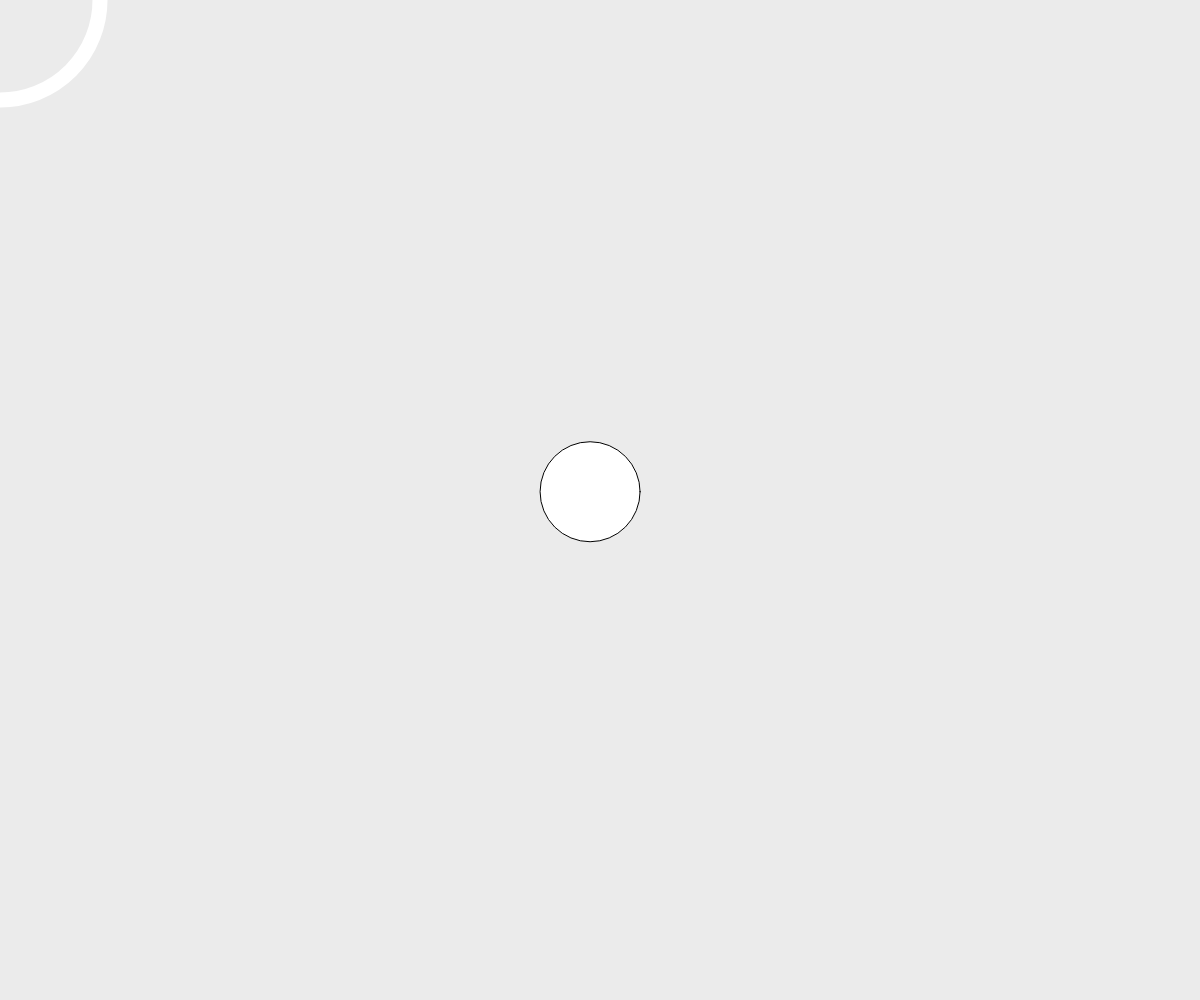
Frame 1 (no input)
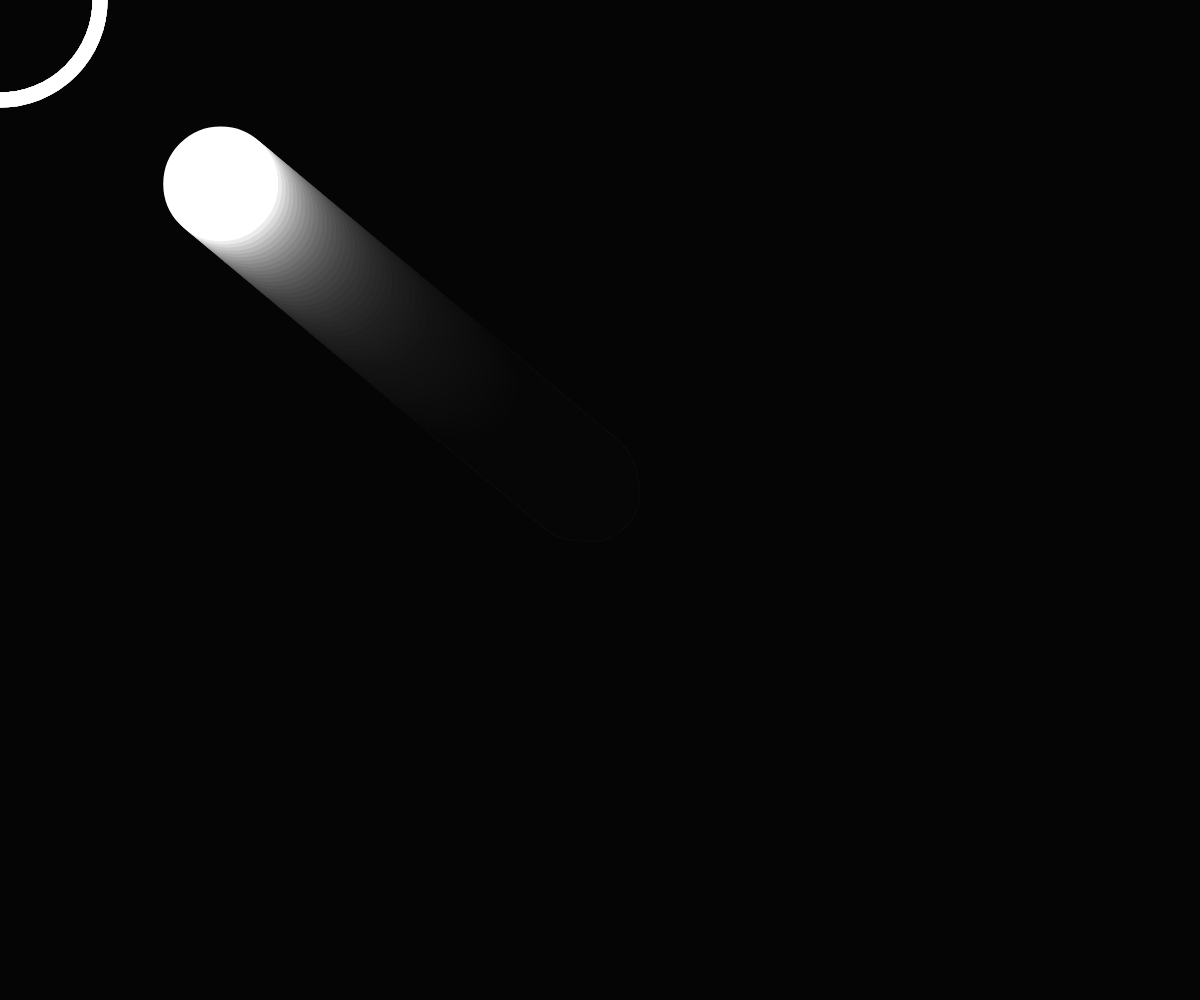
Frame 60 (no input)
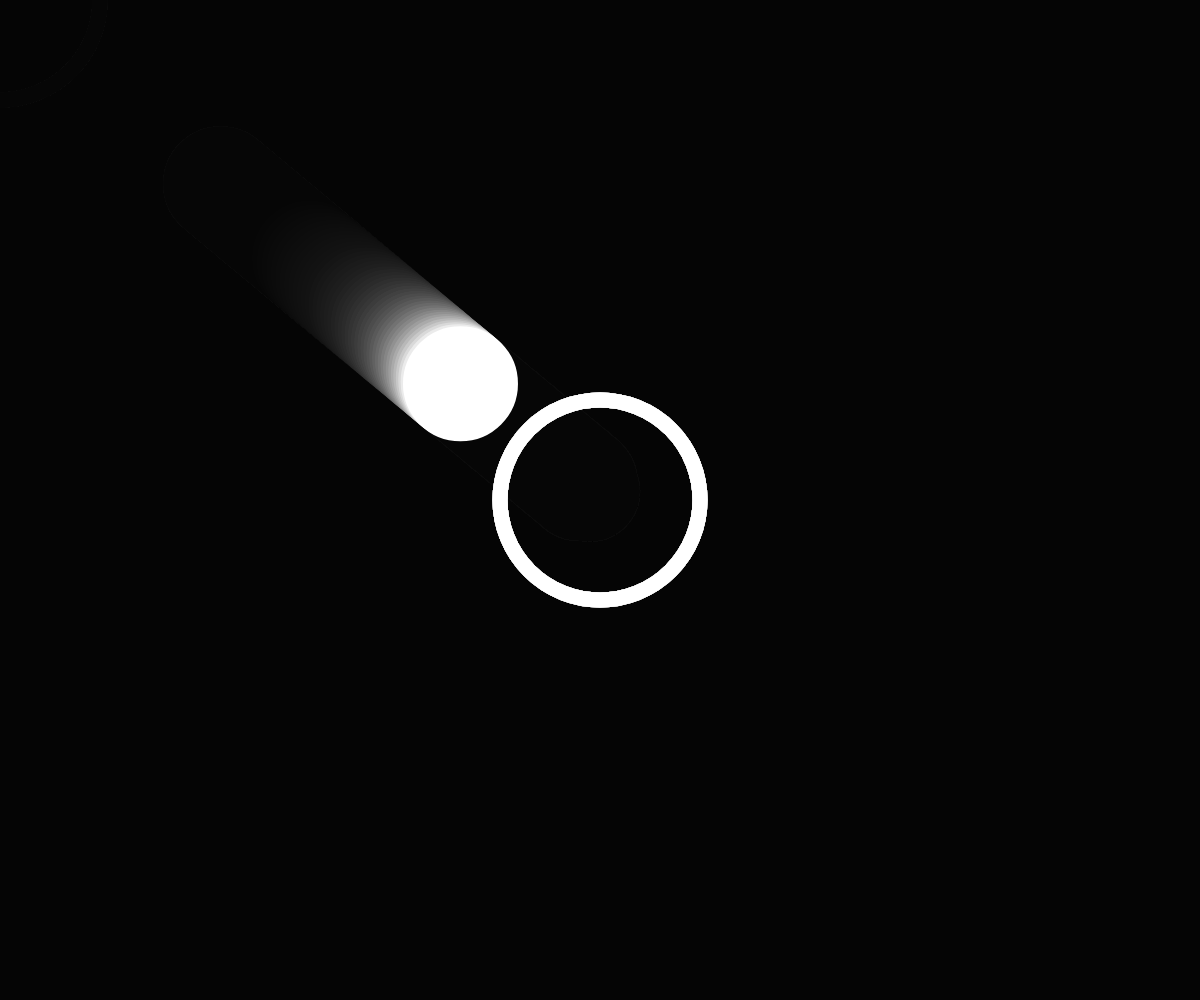
Frame 120 (the mouse pressed at the canvas centre since frame 60)

The p5.js sketch that drew these frames (run headless with seeded random() and noise() and a simulated clock; from frame 60 on, the mouse is pressed at the canvas centre):

// p5.js sketch
// ── sketch.js
let px, py

function setup() {
    createCanvas(windowWidth, windowHeight);

    // Initial object position
    px = width / 2;
    py = height / 2;

    // Also use this as the initial mouse position
    // i.e. before the mouse has interacted with the canvas
    mouseX = width / 2;
    mouseY = height / 2;
}

function windowResized() {
    resizeCanvas(windowWidth, windowHeight);
}


function draw() {
    background(0,20)

    const dim = min(width, height)
    // Unity官方给出的描述是：按照秒来计数，完成上一帧的时间，时间变化量
    // 通常，使用这个函数来产生与游戏帧速率无关的效果
    // 因此通过它可以让游戏对象按照一个常速进行旋转，而不是依赖于它的帧频
    // 这不仅使得游戏的运行独立于帧频，也使得运动的效果符合现实
    // 每一帧的时间是不同的
    const dt = deltaTime / 1000;

    const power = 1;
    // 向鼠标的方向移动
    px = spring(px, mouseX, power, dt);
    py = spring(py, mouseY, power, dt);

    // 填充白色的圆
    fill(255);
    const r0 = dim * 0.1;
    ellipse(px, py, r0, r0);

    // 画圈圈图
    noFill();
    stroke(255);
    strokeWeight(dim * 0.015);
    const r1 = r0 * 2;
    circle(mouseX,mouseY,r1)
    // noLoop()

}

function spring(a, b, power, dt) {
    return lerp(a, b, 1 - Math.exp(-power * dt));
}
